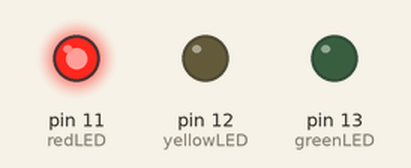
The sketch below on a simulated Arduino Uno, built with avr-gcc and run on an emulated ATmega328P. On the bench: output pins drawn as LEDs (lit = HIGH).

Above: at 2.5 s.
At 6.0 s:
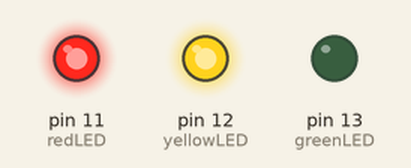
At 9.5 s:
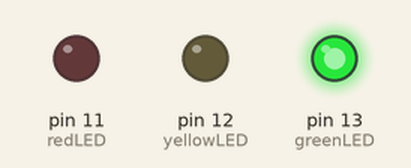
At 13.0 s:
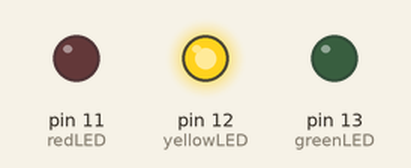
Timing chart, 0 to 18.2 s (numbered marks = the images above):
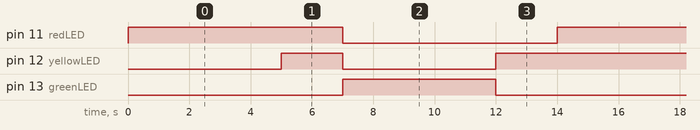

The sketch:

traffic_lights.ino
```cpp
// This code will turn on the red light for 5 seconds, then turn on the red and yellow lights for 2 seconds,
// followed by the green light for 5 seconds, and finally the yellow light for 2 seconds before repeating the cycle.
// Note - you will need to connect the appropriate LEDs to the correct pins on your Arduino board.
// Red, Yellow, and Green LED pins
int redLED = 11;
int yellowLED = 12;
int greenLED = 13;

void setup() {
  // Set the LED pins as output
  pinMode(redLED, OUTPUT);
  pinMode(yellowLED, OUTPUT);
  pinMode(greenLED, OUTPUT);
}

void loop() {
  // Red light
  digitalWrite(redLED, HIGH);
  delay(5000);

  // Red and yellow lights
  digitalWrite(yellowLED, HIGH);
  delay(2000);

  // Green light
  digitalWrite(redLED, LOW);
  digitalWrite(yellowLED, LOW);
  digitalWrite(greenLED, HIGH);
  delay(5000);

  // Yellow light
  digitalWrite(greenLED, LOW);
  digitalWrite(yellowLED, HIGH);
  delay(2000);
}

// Once completed and assessed, start designing a two-way traffic lights system.
```

Measured:
- by itself, pin 11 (redLED): alternates HIGH for 7.0 s and LOW for 7.0 s
- by itself, pin 12 (yellowLED): repeats every 14.0 s: LOW 5.0 s, HIGH 9.0 s
- by itself, pin 13 (greenLED): alternates HIGH for 5.0 s and LOW for 9.0 s
